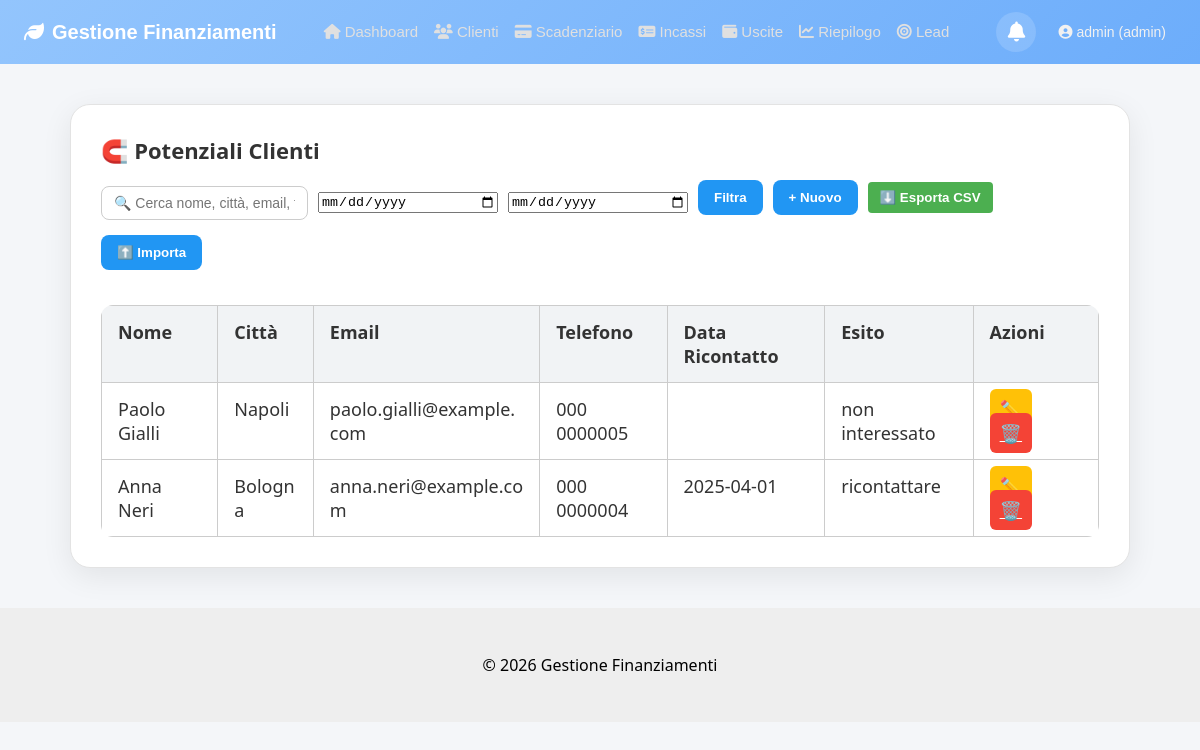
The page /pages/lead.php?error=invalid_request (signed in) on the database its author committed.
### tables this page shows
CREATE TABLE `lead` (
  `id` int(11) NOT NULL AUTO_INCREMENT,
  `nome` varchar(100) DEFAULT NULL,
  `citta` varchar(100) DEFAULT NULL,
  `telefono` varchar(20) DEFAULT NULL,
  `email` varchar(100) DEFAULT NULL,
  `data_ricontatto` date DEFAULT NULL,
  `esito` enum('non interessato','ricontattare','acquistato') DEFAULT NULL,
  PRIMARY KEY (`id`)
);

### pages/lead.php (the view, shortened to what this page needs)
<?php
require_once "../includes/header.php";
require_once "../includes/topbar.php";
require_once "../config/db.php";
$pdo->setAttribute(PDO::ATTR_ERRMODE, PDO::ERRMODE_EXCEPTION);
$search   = $_GET['search']  ?? '';
$data_da  = $_GET['data_da'] ?? '';
$data_a   = $_GET['data_a']  ?? '';
$conditions = [];
$where = $conditions ? "WHERE " . implode(' AND ', $conditions) : '';
$stmt = $pdo->prepare("SELECT * FROM lead $where ORDER BY data_ricontatto ASC");
$stmt->execute();
$lead = $stmt->fetchAll(PDO::FETCH_ASSOC);
?>
<link rel="stylesheet" href="../css/clienti.css">
<div class="clienti-container">
  <div class="card full-width">
    <div class="top-bar">
      <h2>🧲 Potenziali Clienti</h2>
      <div style="display:flex;gap:10px;align-items:center;flex-wrap:wrap;">
        <form method="get" style="display:flex;gap:10px;flex-wrap:wrap;">
          <input class="input-search" type="text" name="search" placeholder="🔍 Cerca nome, città, email, telefono, esito…" value="<?= htmlspecialchars($search) ?>">
          <input type="date" name="data_da" value="<?= htmlspecialchars($data_da) ?>">
          <input type="date" name="data_a"  value="<?= htmlspecialchars($data_a)  ?>">
          <button class="btn" type="submit">Filtra</button>
        </form>
        <button class="btn btn-add"    id="btnNewLead">+ Nuovo</button>
        <button class="btn btn-export" id="btnExportLead">⬇️ Esporta CSV</button>
        <button class="btn btn-import" id="btnImportLead">⬆️ Importa</button>
      </div>
    </div>
    <table class="clienti-table">
      <thead>
        <tr>
          <th>Nome</th><th>Città</th><th>Email</th><th>Telefono</th>
          <th>Data Ricontatto</th><th>Esito</th><th>Azioni</th>
        </tr>
      </thead>
      <tbody>
        <?php if (!$lead): ?>
            <tr><td colspan="7" style="text-align:center;">Nessun lead trovato.</td></tr>
        <?php else: foreach ($lead as $l): ?>
            <tr>
              <td><?= htmlspecialchars($l['nome'])      ?></td>
              <td><?= htmlspecialchars($l['citta'])     ?></td>
              <td><?= htmlspecialchars($l['email'])     ?></td>
              <td><?= htmlspecialchars($l['telefono'])  ?></td>
              <td><?= htmlspecialchars($l['data_ricontatto']) ?></td>
              <td><?= htmlspecialchars($l['esito'])     ?></td>
              <td>
                <a href="#" class="btn-edit" onclick="openEditLeadModal(<?= $l['id'] ?>)">✏️</a>
                <a href="elimina_lead.php?id=<?= $l['id'] ?>" class="btn-delete" onclick="return confirm('Eliminare questo lead?')">🗑️</a>
              </td>
            </tr>
        <?php endforeach; endif; ?>
      </tbody>
    </table>
  </div>
</div>
<?php require_once "../includes/footer.php"; ?>

### css/main.css (style rules this page uses)
.card { background-color: #fff; padding: 20px; text-align: center; border: 2px solid #eee; border-radius: 10px; font-size: 18px; text-decoration: none; color: #333; transition: 0.2s; }
.btn { display: inline-block; padding: 10px 20px; background-color: #03A9F4; color: white; text-decoration: none; border-radius: 5px; margin-bottom: 10px; }
table { width: 100%; border-collapse: collapse; background-color: white; }
table th, table td { padding: 10px; border: 1px solid #ccc; text-align: left; }

### css/topbar.css (style rules this page uses)
html, body { margin: 0; padding: 0; }
.table-responsive > table { width: 100%; }

### css/clienti.css (style rules this page uses)
* { box-sizing: border-box; -webkit-font-smoothing: antialiased; -moz-osx-font-smoothing: grayscale; }
body { background-color: #f4f6f9; font-family: 'Segoe UI', Tahoma, Geneva, Verdana, sans-serif; margin: 0; padding: 0; }
.clienti-container { width: 100%; max-width: 1100px; margin: 40px auto; padding: 0 20px; }
.card { background: #fff; border-radius: 20px; padding: 30px; border: 1px solid #e3e3e3; box-shadow: 0 8px 30px rgba(0, 0, 0, 0.08); transition: box-shadow 0.3s ease; }
.top-bar { display: flex; justify-content: space-between; align-items: center; flex-wrap: wrap; gap: 15px; margin-bottom: 25px; }
.top-bar h2 { display: flex; align-items: center; gap: 8px; font-size: 22px; margin: 0; }
.btn-add, .btn { background-color: #2196F3; color: white; border: none; padding: 10px 16px; border-radius: 8px; font-weight: bold; cursor: pointer; transition: background-color 0.3s; }
.clienti-table { width: 100%; border-collapse: collapse; border-radius: 12px; overflow: hidden; }
.clienti-table th, .clienti-table td { padding: 14px 16px; text-align: left; vertical-align: top; word-break: break-word; }
.clienti-table th { background-color: #f1f3f5; font-weight: bold; color: #333; }
.clienti-table tbody tr { border-bottom: 1px solid #eee; transition: background-color 0.2s ease; }
.btn-edit, .btn-delete { padding: 8px 10px; border: none; border-radius: 6px; margin-right: 5px; font-weight: bold; cursor: pointer; }
.btn-edit { background-color: #FFC107; color: white; }
.btn-delete { background-color: #F44336; color: white; }
.input-search { padding: 8px 12px; font-size: 14px; border-radius: 8px; border: 1px solid #ccc; min-width: 200px; }
.top-bar form { display: flex; align-items: center; gap: 10px; flex-wrap: wrap; }
.top-bar form input[type="text"], .top-bar form input[type="date"], .top-bar form select, .top-bar form .input-search { min-width: 180px; }
.btn-export { background-color: #4CAF50; color: white; padding: 8px 12px; border-radius: 4px; text-decoration: none; font-weight: bold; }

### includes/topbar.php (style rules this page uses)
html, body { margin: 0 !important; padding: 0 !important; }

### rows shown on the page
lead: nome "Paolo Gialli", citta "Napoli", email "paolo.gialli@example.com", telefono "000 0000005", esito "non interessato"
lead: nome "Anna Neri", citta "Bologna", email "anna.neri@example.com", telefono "000 0000004", data_ricontatto "2025-04-01", esito "ricontattare"

### other values the page prints
$_SESSION['user']['username'] "admin"
$_SESSION['user']['ruolo'] "admin"
